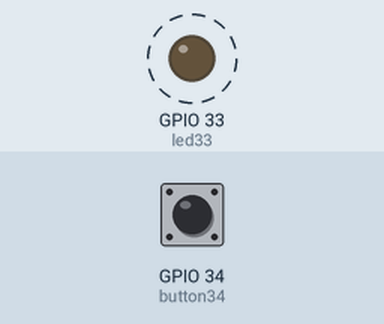
Recording of a sketch running on a simulated ESP32. On the bench: output pins drawn as LEDs (lit = HIGH). Dashed ring = blinking. Inputs (shaded band) come from the test bench; at power-on: GPIO 34 (button34) LOW. What the sketch prints to the serial monitor is not drawn.

Above: at 1.8 s.
1.9 s: GPIO 34 (button34) pulled HIGH for 3.2 s
Timing chart, 0 to 12.6 s (numbered marks = the images above; inputs shaded):
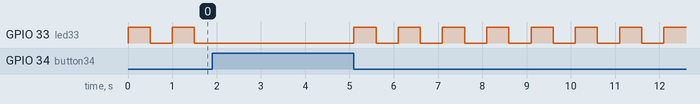

The sketch:

2_3_BUTTON_GOOD.ino
```cpp
const int led33 = 33;
const int button34 = 34;
boolean change = false; // 通过按钮来改变change的值

void setup(){
  pinMode(led33,OUTPUT);
  pinMode(button34,INPUT);
  Serial.begin(115200);
}

void loop(){
  /*while 用来暂停程序，保持button的当前状态，按一下按钮退出循环。*/
  while (digitalRead(button34) == HIGH){
  }

  if (change == true){
    digitalWrite(led33,LOW);// 亮
    change = !change;
  }else{
    digitalWrite(led33,HIGH);// 灭
    change = !change;
  }
  Serial.println(change);
  delay(500);  // 缓冲时间
}
/*这一步至关重要，如果没有 while 来暂停程序、等待输入的话，按钮会失灵，
因为loop循环得很快，你在按下按钮的瞬间，程序首先会退出while循环，
然后执行了很多次loop里的程序，所以在你松开按钮时我们不确定loop
运行的循环是亮着的LED还是熄灭的LED*/
```
